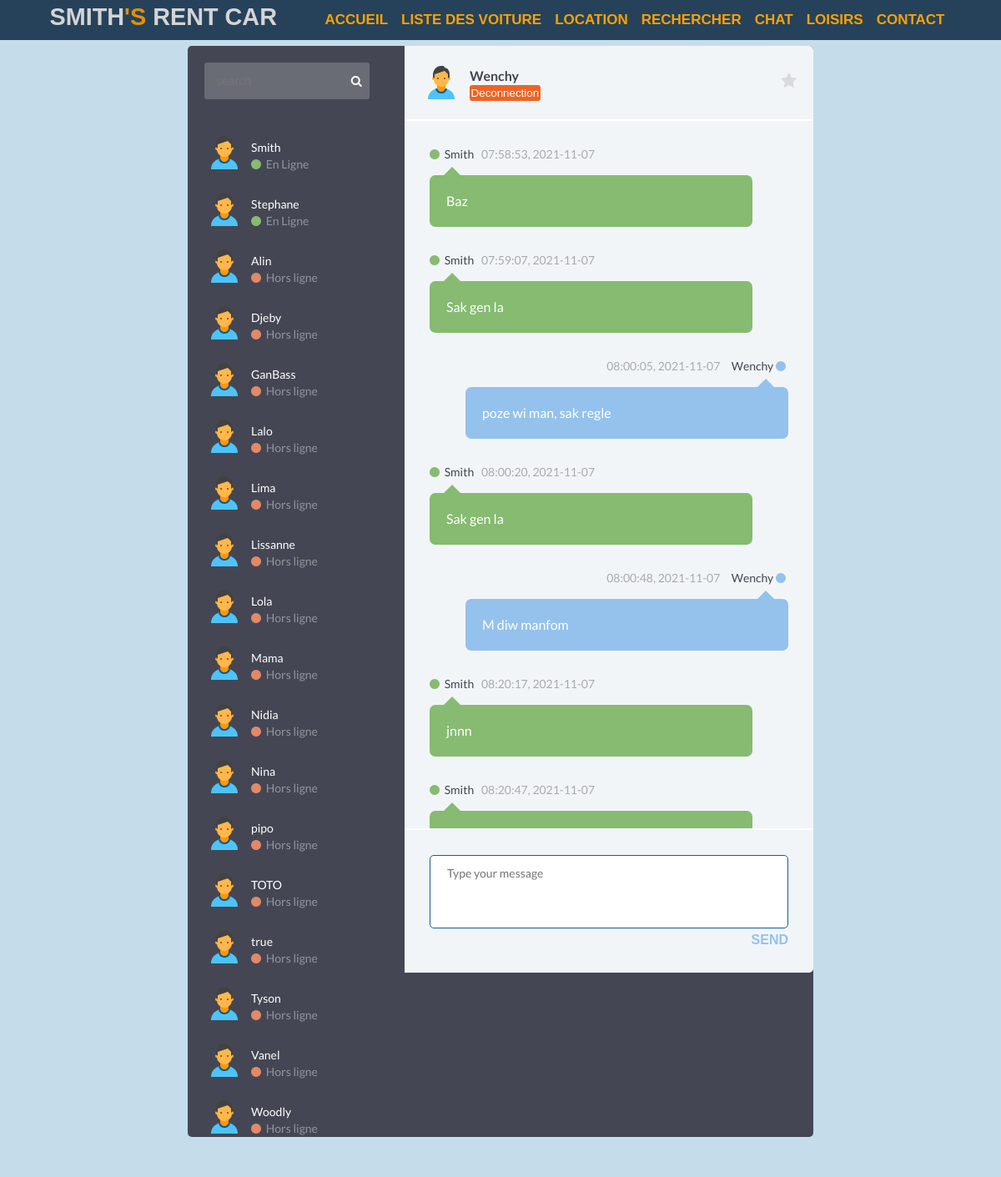
Page /pages/chat.php (signed in) on the committed database.
### tables this page shows
CREATE TABLE `utilisateurs` (
  `id_utilisateur` int(11) NOT NULL,
  `pseudo` varchar(255) NOT NULL,
  `statut` tinyint(1) NOT NULL,
  `password` varchar(255) NOT NULL
);

CREATE TABLE `message` (
  `id` int(11) NOT NULL,
  `id_utilisateurs` int(11) NOT NULL,
  `message` text NOT NULL,
  `dateDenvoi` date NOT NULL,
  `heureDenvoi` time NOT NULL
);

### autoLoad/autoLoader.php (called while the page is built, shortened)
<?php
    function myAutoloader($className){
        $paths = [
            "./classes/",
            "../classes/",
            "../../classes/"
        ];
        $dirs = [
            'db/',
            'clients/',
            'locations/',
            'mini-chat/',
            'utilisateurs/',
            'voiture/'
        ];
        $extension = '.class.php';
        foreach ($paths as $path) {
            foreach ($dirs as $dir) {
                $fullpath = $path . $dir . $className . $extension;
            }
        }
    }
?>

### classes/db/Connection.class.php (called while the page is built, shortened)
<?php
class Connection
{
    private $host = NULL;
    private $dbname = NULL;
    private $userName = NULL;
    private $password = NULL;
    function __construct()
    {
        $this->host = 'localhost';
        $this->dbname = 'smithrentacar';
        $this->userName = 'root';
        $this->host = '';
    }
    function getConnection(){
        $dsn = ("mysql:host=".$this->host . ";dbname=" .$this->dbname . ";charset=utf8");
        try {
            $this->pdo = new PDO($dsn, $this->userName, $this->password);
            $this->pdo->setAttribute(PDO::ATTR_ERRMODE, PDO::ERRMODE_EXCEPTION);
            $this->pdo->setAttribute(PDO::ATTR_DEFAULT_FETCH_MODE, PDO::FETCH_OBJ);
            return $this->pdo;
        } catch (PDOException $e) {
            die('Error : ' . $e->getMessage());
        }
    }
}

### classes/utilisateurs/ModelUtilisateurs.class.php (called while the page is built, shortened)
<?php
class ModelUtilisateurs extends Connection
{
    protected function getAllUtilisateurs()
    {
        $sql = "SELECT id_utilisateur, pseudo, statut FROM utilisateurs ORDER BY statut DESC, pseudo";
        $stm = $this->getConnection()->prepare($sql);
        $stm->execute();
        return $stm->fetchAll();
    }
}

### classes/utilisateurs/VueUtilisateurs.class.php (called while the page is built, shortened)
<?php
    class VueUtilisateurs extends ModelUtilisateurs{
        public function getAllUtilisateur(){
            return $this->getAllUtilisateurs();
        }
    }
?>

### classes/mini-chat/ModelMiniChat.class.php (called while the page is built, shortened)
<?php
class ModelMiniChat extends Connection
{
    protected function getAlleMessage()
    {
        $sql = "SELECT  `message`.`id_utilisateurs`, `utilisateurs`.`pseudo`, `message`.`message`, `message`.   `dateDenvoi`, `message`.`heureDenvoi`
        FROM `message`
            INNER JOIN `utilisateurs`
            ON `utilisateurs`.`id_utilisateur` = `message`.`id_utilisateurs`
        ORDER BY `message`.`dateDenvoi`, `message`.`heureDenvoi` ASC; ";
        $stm = $this->getConnection()->prepare($sql);
        $stm->execute([]);
        return $stm->fetchAll();
    }
}

### classes/mini-chat/VueMiniChat.class.php (called while the page is built, shortened)
<?php
    class VueMiniChat extends ModelMiniChat{
        public function alleMessage(){
            return $this->getAlleMessage();
        }
    }
?>

### pages/chat.php (the view, shortened to what this page needs)
<?php
include('../autoLoad/autoLoader.php');
$vueUtilisateur = new VueUtilisateurs();
$vueChat = new VueMiniChat();
$users = $vueUtilisateur->getAllUtilisateur();
?>
<!DOCTYPE html>
<html lang="en">
<head>
    <link rel="stylesheet" href="../assets/css/styleChat.css">
    <link rel="stylesheet" href="../assets/css/style1.css">
    <link rel="stylesheet" href="../assets/font-awesome-4.7.0/css/font-awesome.min.css">
</head>
<body>
    <div class="topnav" id="myTopnav">
        <h1 class="logo">SMITH<span class="s">'S</span> RENT CAR</h1>
        <div class="g">
            <a class="" id="active" href="../index.php"> Accueil </a>
            <a class="linkOfM" href="./listeDesVoitures.php">Liste Des Voiture</a>
            <a class="linkOfM" href="./locationVoiture.php">Location</a>
            <a class="linkOfM" href="./rechercherVoiture.php">Rechercher</a>
            <a class="linkOfM" href="./chat.php">Chat</a>
            <a class="linkOfM" href="">Loisirs</a>
            <a class="linkOfM" href="./contact.php">Contact</a>
        </div>
    </div>
    <div class="container clearfix">
        <div class="people-list" id="people-list">
            <div class="search">
                <form action="./chat.php" method="post">
                    <input type="text" placeholder="search" />
                    <i class="fa fa-search"></i>
                </form>
            </div>
            <ul class="list">
                <?php
                foreach ($users as $user) {
                    if ($user->id_utilisateur != $_SESSION['utilisateurs']->id_utilisateur) {
                        if ($user->statut == 1) {
                ?>
                            <li class="clearfix">
                                <img src="../assets/img/icons8-user-48.png" alt="avatar" />
                                <div class="about">
                                    <div class="name"><?= $user->pseudo ?></div>
                                    <div class="status">
                                        <i class="fa fa-circle online"></i> En Ligne
                                    </div>
                                </div>
                            </li>
                        <?php
                        } else {
                        ?>
                            <li class="clearfix">
                                <img src="../assets/img/icons8-user-48.png" alt="avatar" />
                                <div class="about">
                                    <div class="name"><?= $user->pseudo ?></div>
                                    <div class="status">
                                        <i class="fa fa-circle offline"></i> Hors ligne
                                    </div>
                                </div>
                            </li>
                <?php
                        }
                    }
                }
                ?>
            </ul>
        </div>
        <div class="chat">
            <div class="chat-header clearfix">
                <img src="../assets/img/icons8-user-48.png" alt="avatar" />
                <div class="chat-about">
                    <form action="./chat.php" method="POST">
                        <div class="disconnect-div">
                            <div class="chat-with">
                                <?= $_SESSION['utilisateurs']->pseudo ?>
                            </div>
                            <input class="disconnect" type="submit" name="logout" value="Deconnection">
                        </div>
                    </form>
                </div>
                <i class="fa fa-star"></i>
            </div>
            <div class="chat-history">
                <ul>
                    <?php
                    $allMessages = $vueChat->alleMessage();
                    foreach ($allMessages as $message) {
                        if ($message->id_utilisateurs == $_SESSION['utilisateurs']->id_utilisateur) {
                    ?>
                            <li class="clearfix">
                                <div class="message-data align-right">
                                    <span class="message-data-time"><?= $message->heureDenvoi ?>, <?= $message->dateDenvoi ?></span> &nbsp; &nbsp;
                                    <span class="message-data-name"><?= $message->pseudo ?></span> <i class="fa fa-circle me"></i>
                                </div>
                                <div class="message other-message float-right">
                                    <?= $message->message ?>
                                </div>
                            </li>
                        <?php
                        } else {
                        ?>
                            <li>
                                <div class="message-data">
                                    <span class="message-data-name"><i class="fa fa-circle online"></i> <?= $message->pseudo ?></span>
                                    <span class="message-data-time"><?= $message->heureDenvoi ?>, <?= $message->dateDenvoi ?></span>
                                </div>
                                <div class="message my-message">
                                    <?= $message->message ?>
                                </div>
                            </li>
                    <?php
                        }
                    } ?>
                </ul>
            </div>
            <div class="chat-message clearfix">
                <form action="./chat.php" method="post">
                    <textarea name="message" id="message-to-send" placeholder="Type your message" rows="3"></textarea>
                    <button type="submit" name="send">Send</button>
                </form>
            </div>
        </div>
    </div>
</body>
</html>

### assets/css/styleChat.css (style rules this page uses)
*, *:before, *:after { list-style: none; }
body { background: #C5DDEB; font: 14px/20px "Lato", Arial, sans-serif; padding: 55px 0; color: white; }
.container { margin: 0 auto; width: 750px; background: #444753; border-radius: 5px; }
.people-list { width: 260px; float: left; }
.people-list .search { padding: 20px; }
.people-list input { border-radius: 3px; border: none; padding: 14px; color: white; background: #6A6C75; width: 90%; font-size: 14px; }
.people-list .fa-search { position: relative; left: -25px; }
.people-list ul { padding: 20px; height: 770px; }
.people-list ul li { padding-bottom: 20px; }
.people-list img { float: left; }
.people-list .about { float: left; margin-top: 8px; }
.people-list .about { padding-left: 8px; }
.people-list .status { color: #92959E; }
.chat { width: 490px; float: left; background: #F2F5F8; border-top-right-radius: 5px; border-bottom-right-radius: 5px; color: #434651; }
.chat .chat-header { padding: 20px; border-bottom: 2px solid white; }
.chat .chat-header img { float: left; }
.chat .chat-header .chat-about { float: left; padding-left: 10px; margin-top: 6px; }
.chat .chat-header .chat-with { font-weight: bold; font-size: 16px; }
.chat .chat-header .fa-star { float: right; color: #D8DADF; font-size: 20px; margin-top: 12px; }
.chat .chat-history { padding: 30px 30px 20px; border-bottom: 2px solid white; overflow-y: scroll; height: 850px; }
.chat .chat-history .message-data { margin-bottom: 15px; }
.disconnect { border: none; outline: none; background: rgb(236, 101, 38); color: white; padding: .1rem; border-radius: .2rem; }
.chat .chat-history .message-data-time { color: #a8aab1; padding-left: 6px; }
.chat .chat-history .message { color: white; padding: 18px 20px; line-height: 26px; font-size: 16px; border-radius: 7px; margin-bottom: 30px; width: 90%; position: relative; }
.chat .chat-history .message:after { bottom: 100%; left: 7%; border: solid transparent; content: " "; height: 0; width: 0; position: absolute; pointer-events: none; border-bottom-color: #86BB71; border-width: 10px; margin-left: -10px; }
.chat .chat-history .my-message { background: #86BB71; }
.chat .chat-history .other-message { background: #94C2ED; }
.chat .chat-history .other-message:after { border-bottom-color: #94C2ED; left: 93%; }
.chat .chat-message { padding: 30px; }
.chat .chat-message textarea { width: 100%; border: #13618f solid 1px; outline: none; padding: 10px 20px; font: 14px/22px "Lato", Arial, sans-serif; border-radius: 5px; resize: none; }
.chat .chat-message button { float: right; color: #94C2ED; font-size: 16px; text-transform: uppercase; border: none; cursor: pointer; font-weight: bold; background: #F2F5F8; }
.online, .offline, .me { margin-right: 3px; font-size: 10px; }
.online { color: #86BB71; }
.offline { color: #E38968; }
.me { color: #94C2ED; }
.align-right { text-align: right; }
.float-right { float: right; }
.clearfix:after { visibility: hidden; display: block; font-size: 0; content: " "; clear: both; height: 0; }

### assets/css/style1.css (style rules this page uses)
* { margin: 0; padding: 0; box-sizing: border-box; list-style-type: none; text-decoration: none; }
.linkOfM { margin-left: 30px; font-size: 1.2rem; color: rgb(212, 212, 212); font-weight: 500; text-transform: uppercase; padding: 0; margin: 0; }
#active { text-decoration: none; font-size: 17px; text-transform: uppercase; font-weight: 600; border-radius: 5px; }
.s { color: rgb(228, 144, 8); }
.logo { font-size: 1.8rem; color: rgb(212, 212, 212); }
.topnav { font-family: 'Poppins', sans-serif; z-index: 10000; position: fixed; width: 100%; top: 0; left: 0; background: rgba(21, 50, 77, 0.904); overflow: hidden; display: flex; justify-content: space-evenly; padding: 10px; }
.topnav div a { float: left; display: block; color: rgb(250, 162, 0); text-align: center; padding: 4px 8px; font-weight: 600; text-decoration: none; font-size: 17px; border-radius: 5px; }

### rows in the picture
utilisateurs: pseudo "Smith"
utilisateurs: pseudo "Stephane"
utilisateurs: pseudo "Alin"
utilisateurs: pseudo "Djeby"
utilisateurs: pseudo "GanBass"
utilisateurs: pseudo "Lalo"
utilisateurs: pseudo "Lima"
utilisateurs: pseudo "Lissanne"
utilisateurs: pseudo "Lola"
utilisateurs: pseudo "Mama"
utilisateurs: pseudo "Nidia"
utilisateurs: pseudo "Nina"
utilisateurs: pseudo "pipo"
utilisateurs: pseudo "TOTO"
utilisateurs: pseudo "true"
utilisateurs: pseudo "Tyson"
utilisateurs: pseudo "Vanel"
utilisateurs: pseudo "Woodly"
message: id_utilisateurs.pseudo "Smith", heureDenvoi "07:58:53", dateDenvoi "2021-11-07", message "Baz"
message: id_utilisateurs.pseudo "Smith", heureDenvoi "07:59:07", dateDenvoi "2021-11-07", message "Sak gen la"
message: heureDenvoi "08:00:05", dateDenvoi "2021-11-07", id_utilisateurs.pseudo "Wenchy", message "poze wi man, sak regle"
message: id_utilisateurs.pseudo "Smith", heureDenvoi "08:00:20", dateDenvoi "2021-11-07", message "Sak gen la"
message: heureDenvoi "08:00:48", dateDenvoi "2021-11-07", id_utilisateurs.pseudo "Wenchy", message "M diw manfom"
message: id_utilisateurs.pseudo "Smith", heureDenvoi "08:20:17", dateDenvoi "2021-11-07", message "jnnn"
message: id_utilisateurs.pseudo "Smith", heureDenvoi "08:20:47", dateDenvoi "2021-11-07"

### other values in the picture
$_SESSION['utilisateurs']->pseudo "Wenchy"
